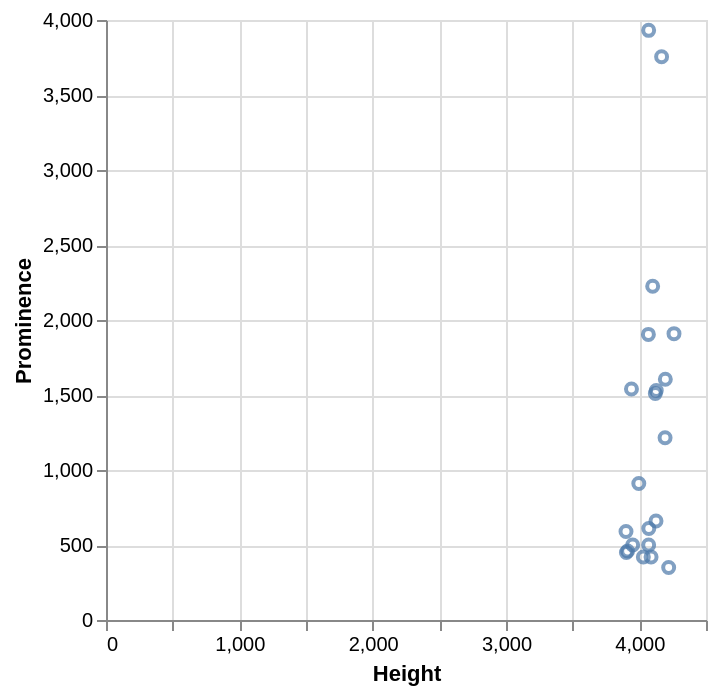

Describe this chart as a Vega-Lite specification.
### Vega-Lite specification from a JSON file in a GitHub repository (floating-point values rounded to 4 significant figures)
{"data": {"values": [{"x_data": 4260, "y_data": 1909}, {"x_data": 4220, "y_data": 350}, {"x_data": 4195, "y_data": 1605}, {"x_data": 4193, "y_data": 1215}, {"x_data": 4167, "y_data": 3755}, {"x_data": 4127, "y_data": 1530}, {"x_data": 4125, "y_data": 660}, {"x_data": 4120, "y_data": 1510}, {"x_data": 4100, "y_data": 2225}, {"x_data": 4088, "y_data": 420}, {"x_data": 4071, "y_data": 610}, {"x_data": 4070, "y_data": 3931}, {"x_data": 4070, "y_data": 500}, {"x_data": 4068, "y_data": 1904}, {"x_data": 4030, "y_data": 420}, {"x_data": 3996, "y_data": 910}, {"x_data": 3950, "y_data": 500}, {"x_data": 3941, "y_data": 1540}, {"x_data": 3912, "y_data": 460}, {"x_data": 3903, "y_data": 450}, {"x_data": 3900, "y_data": 590}]}, "mark": "point", "encoding": {"x": {"field": "x_data", "type": "quantitative", "title": "Height"}, "y": {"field": "y_data", "type": "quantitative", "title": "Prominence"}}}
